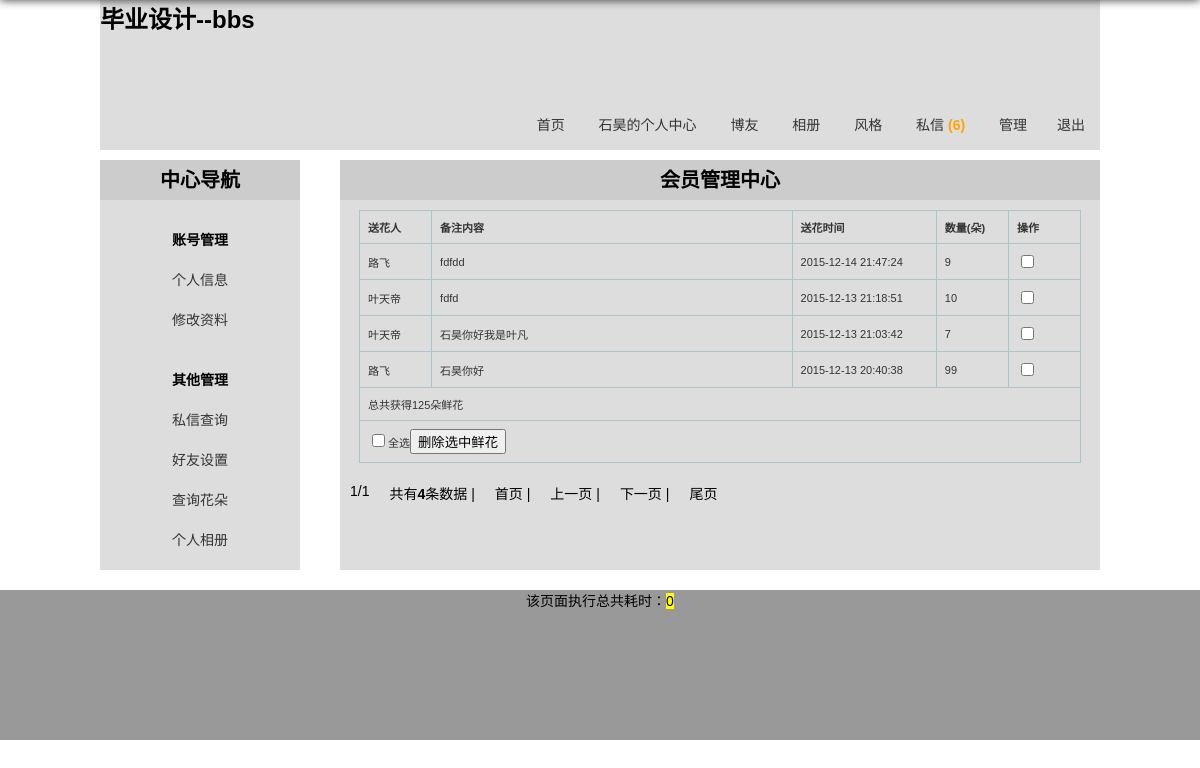
Screenshot of /flower.php (signed in) with the database file from the repository.
### tables this page shows
CREATE TABLE IF NOT EXISTS `bbs_system` (
  `bbs_id` mediumint(8) unsigned NOT NULL AUTO_INCREMENT COMMENT 'id',
  `bbs_webname` varchar(20) NOT NULL COMMENT '网站名称',
  `bbs_article_num` varchar(20) NOT NULL DEFAULT '0' COMMENT '首页最新主题分页数',
  `bbs_blog_num` varchar(20) NOT NULL DEFAULT '0' COMMENT '博友分页数',
  `bbs_photo_num` varchar(20) NOT NULL DEFAULT '0' COMMENT '相册分页数',
  `bbs_hot_num` varchar(20) NOT NULL DEFAULT '0' COMMENT '首页主题排行列表数',
  `bbs_newuser_num` varchar(20) NOT NULL DEFAULT '0' COMMENT '首页新晋会员列表数',
  `bbs_skin` tinyint(1) unsigned NOT NULL DEFAULT '0' COMMENT '网站皮肤',
  `bbs_string` text NOT NULL COMMENT '网站敏感字符串过滤',
  `bbs_post_time` tinyint(3) unsigned NOT NULL DEFAULT '0' COMMENT '发帖限制间隔时间',
  `bbs_repost_time` tinyint(3) unsigned NOT NULL DEFAULT '0' COMMENT '回帖间隔时间限制',
  `bbs_code` tinyint(1) unsigned NOT NULL DEFAULT '0' COMMENT '是否启用验证码',
  `bbs_register` tinyint(1) unsigned NOT NULL DEFAULT '0' COMMENT '是否启用注册功能',
  `bbs_last_modify_date` datetime NOT NULL COMMENT '最后修改时间',
  `bbs_modify_user` varchar(20) DEFAULT NULL COMMENT '最后修改人',
  PRIMARY KEY (`bbs_id`)
);

CREATE TABLE IF NOT EXISTS `bbs_flower` (
  `bbs_id` mediumint(8) unsigned NOT NULL AUTO_INCREMENT COMMENT '花朵id',
  `bbs_touser` varchar(20) NOT NULL COMMENT '收花方',
  `bbs_fromuser` varchar(20) NOT NULL COMMENT '送花方',
  `bbs_flower` mediumint(8) unsigned NOT NULL COMMENT '花朵数量',
  `bbs_content` varchar(200) NOT NULL COMMENT '送花备注',
  `bbs_date` datetime NOT NULL COMMENT '送花时间',
  PRIMARY KEY (`bbs_id`)
);

### includes/common.inc.php (called while the page is built, shortened)
<?php
require ROOT_PATH.'includes/global.func.php';
require ROOT_PATH.'includes/mysql.func.php';
if (!!$rows = fetch_array("SELECT bbs_webname,bbs_article_num,bbs_blog_num,bbs_photo_num,bbs_hot_num,bbs_newuser_num,bbs_skin,bbs_string,bbs_post_time,bbs_repost_time,bbs_code,bbs_register,bbs_last_modify_date,bbs_modify_user FROM bbs_system WHERE  bbs_id=1 LIMIT 1")) {
    $system = array();
    $system['webname']=$rows['bbs_webname'];
    $system['article_num']=$rows['bbs_article_num'];
    $system['blog_num']=$rows['bbs_blog_num'];
    $system['photo_num']=$rows['bbs_photo_num'];
    $system['hot_num']=$rows['bbs_hot_num'];
    $system['newuser_num']=$rows['bbs_newuser_num'];
    $system['skin']=$rows['bbs_skin'];
    $system['string']=$rows['bbs_string'];
    $system['post_time']=$rows['bbs_post_time'];
    $system['repost_time']=$rows['bbs_repost_time'];
    $system['code']=$rows['bbs_code'];
    $system['register']=$rows['bbs_register'];
    $system['last_modify_date']=$rows['bbs_last_modify_date'];
    $system['modify_user']=$rows['bbs_modify_user'];
    $system=html($system);
}else{
    exit('系统表读取错误，请联系管理员');
}
?>

### includes/mysql.func.php (called while the page is built, shortened)
<?php
function query($sql){
    if(!$result = mysql_query($sql)){
        exit('SQL执行失败'.mysql_error());
    }
    return $result;
}
function fetch_array($sql){
    return mysql_fetch_array(query($sql),MYSQL_ASSOC);
}
function fetch_array_list($result){
    return mysql_fetch_array($result,MYSQL_ASSOC);
}
?>

### flower.php (the view, shortened to what this page needs)
<?php
require dirname(__FILE__).'/includes/common.inc.php';
global $page_size,$page_num;
$result = query("SELECT bbs_id,bbs_fromuser,bbs_content,bbs_flower,bbs_date FROM bbs_flower WHERE bbs_touser='{$_COOKIE['username']}' ORDER BY bbs_date DESC LIMIt $page_num,$page_size");
?>
<!DOCTYPE html>
<html lang="en">
<head>
    <link rel="stylesheet" type="text/css" href="css/reset.css">
    <link rel="stylesheet" type="text/css" href="css/main.css">
</head>
<body>
    <?php
        require ROOT_PATH.'includes/header.inc.php';
    ?>
    <div class="container oh uz">
        <?php require ROOT_PATH.'includes/userzone.inc.php'; ?>
        <div class="main fr">
            <section>
                <h2>会员管理中心</h2>
                <form id="delete" action="flower.php?action=delete" method="post" >
                <table>
                    <thead>
                        <tr>
                            <th width="10%">送花人</th>
                            <th width="50%">备注内容</th>
                            <th width="20%">送花时间</th>
                            <th width="10%">数量(朵)</th>
                            <th width="10%">操作</th>
                        </tr>
                    </thead>
                    <tbody>
                        <?php
                            $html = array();
                            while ( !!$rows = fetch_array_list($result,MYSQL_ASSOC)) {
                                $html['id'] = $rows['bbs_id'];
                                $html['fromuser'] = $rows['bbs_fromuser'];
                                $html['content'] = $rows['bbs_content'];
                                $html['flower'] = $rows['bbs_flower'];
                                $html['date'] = $rows['bbs_date'];
                                $html = html($html);
                                @$html['count'] += $html['flower'];
                        ?>
                        <tr>
                            <td><?php echo $html['fromuser']; ?></td>
                            <td><a href="message_detail.php?id=<?php echo  $html['id'];?>" title="<?php echo $html['content']; ?>"><?php echo title($html['content'],50); ?></a></td>
                            <td><?php echo $html['date']; ?></td>
                            <td><?php echo $html['flower']; ?></td>
                            <td><input type="checkbox" name="ids[]" value="<?php echo $html['id']; ?>"></td>
                        </tr>
                        <?php }
                        ?>
                        <tr><td colspan="5" >总共获得<?php echo $html['count']; ?>朵鲜花</td></tr>
                        <tr><td colspan="5" ><label for="all"><input id="all" name="checkall" type="checkbox" />全选</label><input type="submit" name="submit" value="删除选中鲜花"></td></tr>
                    </tbody>
                </table>
                </form>
             </section>
        </div>
    </div>
    <?php
        require ROOT_PATH.'includes/footer.inc.php';
    ?>
</body>
</html>

### includes/header.inc.php (shortened to what this page needs)
<?php
global $system;
?>
<header class="container h150 header">
    <h1><?php echo $system['webname']; ?></h1>
    <nav>
        <ul class="tr">
            <li><a href="../index.php">首页</a></li>
            <?php if (isset($_COOKIE['username'])) {
                echo '<li><a href="../userzone.php">'.$_COOKIE['username'].'的'.'个人中心</a></li>';
            }else{
                echo '<li><a href="../register.php">注册</a></li>
            <li><a href="../login.php">登录</a></li>';
                } ?>
            <li><a href="../blog.php">博友</a></li>
            <li><a href="../photo_dir.php">相册</a></li>
            <li class="relative" id="fenge"><a href="javascript:;">风格</a>
            </li>
            <li><a href="message.php" title="查看信息">私信 <?php echo $GLOBALS['message']; ?></a></li>
            <?php
                if (isset($_COOKIE['username']) && isset($_SESSION['admin'])) {
                    echo '<li><a href="manage.php">管理</a></li>';
                }
                if (isset($_COOKIE['username'])) {
                echo '<li><a href="../logout.php">退出</a></li>';
            } ?>
        </ul>
    </nav>
</header>

### css/main.css (style rules this page uses)
.header { background: #ddd; }
.header h1 { height:100px; width:300px; }
.header li { display:inline-block; height:50px; line-height: 50px; }
.header a { display:inline-block;padding:0 15px; }
.uz { padding:10px 0; }
.uz h2 { text-align: center; background:#ccc; height:40px; line-height: 40px; }
.uz .main { width:760px; background:#ddd; padding-bottom:10000px;margin-bottom:-10000px; }

### rows the page displays
bbs_system: bbs_webname "毕业设计--bbs"
bbs_flower: bbs_fromuser "路飞", bbs_content "fdfdd", bbs_date "2015-12-14 21:47:24", bbs_flower "9"
bbs_flower: bbs_fromuser "叶天帝", bbs_content "fdfd", bbs_date "2015-12-13 21:18:51", bbs_flower "10"
bbs_flower: bbs_fromuser "叶天帝", bbs_content "石昊你好我是叶凡", bbs_date "2015-12-13 21:03:42", bbs_flower "7"
bbs_flower: bbs_fromuser "路飞", bbs_content "石昊你好", bbs_date "2015-12-13 20:40:38", bbs_flower "99"

### other values shown
$_COOKIE['username'] "石昊"
$GLOBALS['message'] "(6)"
$html['count'] "125"
$page "1"
$page_total "1"
$sum_num "4"
runtime()-TIME_START "0"
